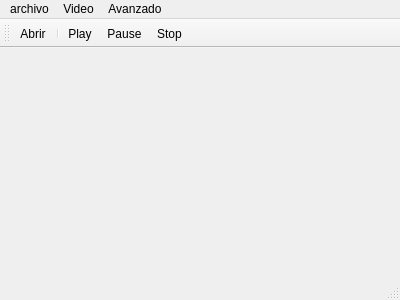
<?xml version="1.0" encoding="UTF-8"?>
<ui version="4.0">
 <class>MainWindow</class>
 <widget class="QMainWindow" name="MainWindow">
  <property name="geometry">
   <rect>
    <x>0</x>
    <y>0</y>
    <width>400</width>
    <height>300</height>
   </rect>
  </property>
  <property name="windowTitle">
   <string>MainWindow</string>
  </property>
  <widget class="QWidget" name="centralWidget"/>
  <widget class="QMenuBar" name="menuBar">
   <property name="geometry">
    <rect>
     <x>0</x>
     <y>0</y>
     <width>400</width>
     <height>22</height>
    </rect>
   </property>
   <widget class="QMenu" name="menufile">
    <property name="title">
     <string>archivo</string>
    </property>
    <addaction name="actionOpen"/>
   </widget>
   <widget class="QMenu" name="menuVideo">
    <property name="title">
     <string>Video</string>
    </property>
    <addaction name="actionPlay"/>
    <addaction name="actionPause"/>
    <addaction name="actionStop"/>
   </widget>
   <widget class="QMenu" name="menuAvanzado">
    <property name="title">
     <string>Avanzado</string>
    </property>
    <addaction name="actionBuffer"/>
   </widget>
   <addaction name="menufile"/>
   <addaction name="menuVideo"/>
   <addaction name="menuAvanzado"/>
  </widget>
  <widget class="QToolBar" name="mainToolBar">
   <attribute name="toolBarArea">
    <enum>TopToolBarArea</enum>
   </attribute>
   <attribute name="toolBarBreak">
    <bool>false</bool>
   </attribute>
   <addaction name="actionOpen"/>
   <addaction name="separator"/>
   <addaction name="actionPlay"/>
   <addaction name="actionPause"/>
   <addaction name="actionStop"/>
  </widget>
  <widget class="QStatusBar" name="statusBar"/>
  <action name="actionOpen">
   <property name="icon">
    <iconset resource="resources.qrc">
     <normaloff>:/images/images/folder_page_white.png</normaloff>:/images/images/folder_page_white.png</iconset>
   </property>
   <property name="text">
    <string>Abrir</string>
   </property>
   <property name="toolTip">
    <string>open a file</string>
   </property>
  </action>
  <action name="actionPlay">
   <property name="icon">
    <iconset resource="resources.qrc">
     <normaloff>:/images/images/control_play.png</normaloff>:/images/images/control_play.png</iconset>
   </property>
   <property name="text">
    <string>Play</string>
   </property>
  </action>
  <action name="actionPause">
   <property name="icon">
    <iconset resource="resources.qrc">
     <normaloff>:/images/images/control_pause.png</normaloff>:/images/images/control_pause.png</iconset>
   </property>
   <property name="text">
    <string>Pause</string>
   </property>
  </action>
  <action name="actionStop">
   <property name="icon">
    <iconset resource="resources.qrc">
     <normaloff>:/images/images/control_stop.png</normaloff>:/images/images/control_stop.png</iconset>
   </property>
   <property name="text">
    <string>Stop</string>
   </property>
  </action>
  <action name="actionBuffer">
   <property name="text">
    <string>Buffer</string>
   </property>
  </action>
 </widget>
 <layoutdefault spacing="6" margin="11"/>
 <resources>
  <include location="resources.qrc"/>
 </resources>
 <connections/>
</ui>
